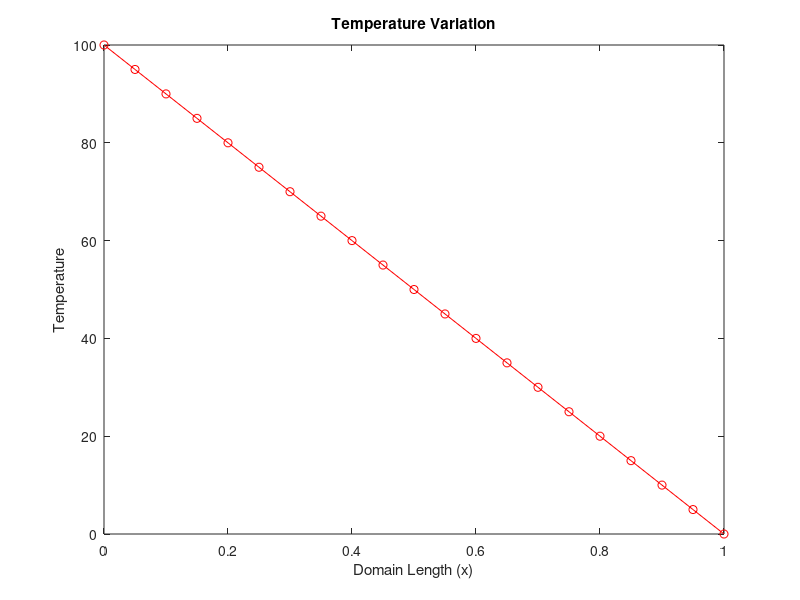

Write the MATLAB code that produced this figure.
% Steady 1D Heat Conduction Example-1
clear all; clc

% Known Values
Lx = 1; % Length of x-domain
M = 21; % Number of Points

% Calculated values
dx = Lx/(M-1); % Step Size

% Initilizing Temperature Matrix
T = zeros(1,M);

% Boundary Conditions
T(1,1) = 100; % Left Boundary T = 100 C
T(1,M) = 0; % Right Boundary T = 0 C

% Computation
epsilon = 1e-8; % Error Sensivity
err = 1; % Error
n = 0; % Iterator

while err>epsilon
    T_old = T;
    for i=2:M-1
        T(1,i) = (1/2)*(T(1,i+1)+T(1,i-1));
    end
    err = 0; % Error
    for i=1:M
        err = err + power(T(1,i)-T_old(1,i),2);
    end
    err = sqrt(err/M);
    n = n+1; % iterator
end

T
n
err

% Plotting
x = linspace(0,Lx,M);
plot(x,T,'r-o')
xlabel('Domain Length (x)'),ylabel('Temperature')
title('Temperature Variation')
